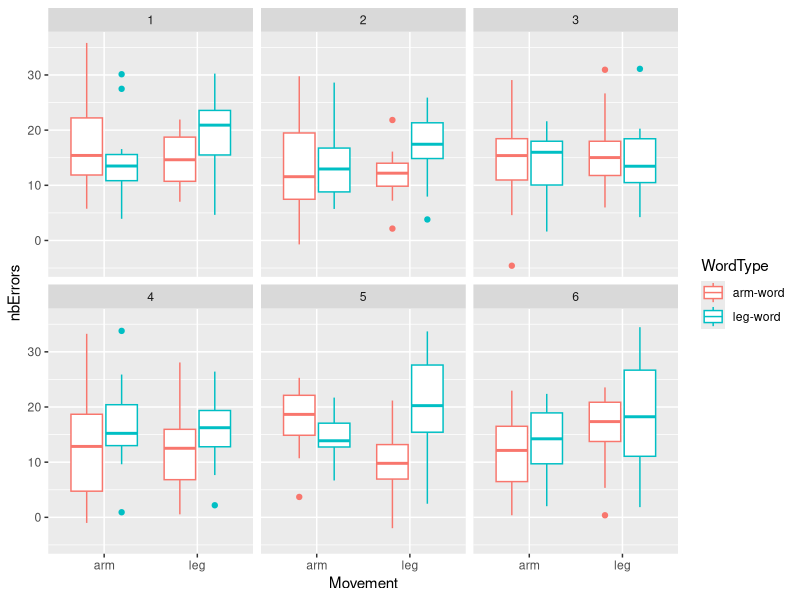
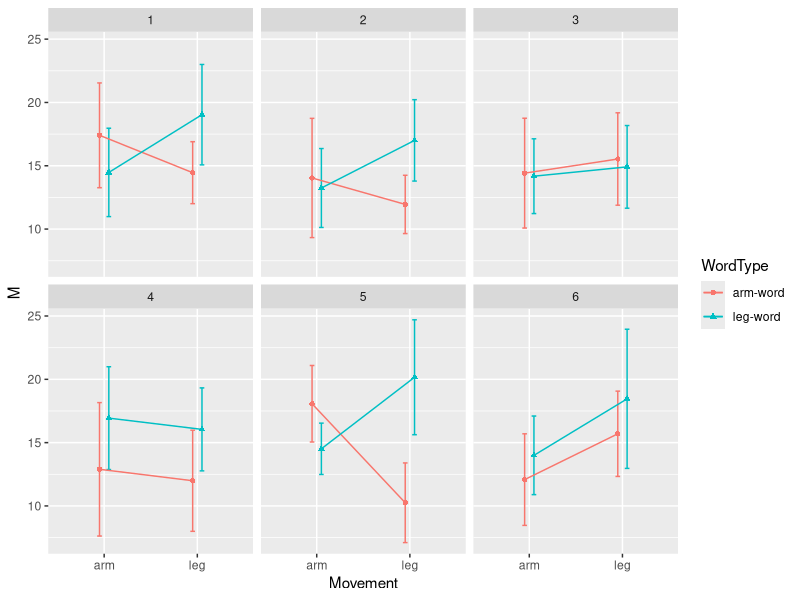

Here is the R script that generated these plots, in order:
## ---- chunk 1
library(knitr)
library(ggplot2)
# library(GGally)
library(plyr)
library(dplyr)
library(mvtnorm)
library(tidyr)
# library(lme4)
knitr::opts_chunk$set(echo = TRUE, fig.height = 3.5)
## ---- chunk 2
sp_means <- expand.grid(WordType = c("arm-word", "leg-word"), Movement = c("arm", "leg"))
sp_means$M <- c(16.5, 14.6, 13.1, 16.9)
sp_means$SD <- c(8.39, 6.66, 6.23, 7.56)
## ---- chunk 3
kable(sp_means)
## ---- chunk 4
rmvnorm(n = 15,  # Number of participants
        mean = sp_means$M,  # The mean of each cell as reported in Table 2
        sigma = diag(sp_means$SD ^ 2)  # vcov matrix obtained by squaring SD's (all off-diagonals = 0)
        )
## ---- chunk 5
# function to simulate one data set
simulate_data <- function(my_n = 15, my_mean = sp_means$M, 
                     my_sigma = diag(sp_means$SD ^ 2)) {
  # simulate data
  rand_data <- rmvnorm(n = my_n, mean = my_mean, sigma = my_sigma)
  # By transposing the data it is stacked participant by participant
  rand_data <- t(rand_data)
  df <- data.frame(rand_data) %>% gather(value = nbErrors)  # to long format
  # Now give sensible column names (NB: data is stacked by participants)
  df$WordType <- c("arm-word", "leg-word")
  df$Movement <- rep(c("arm", "leg"), each = 2)
  df$Subject <- rep(1 : (nrow(df) / 4), each = 4)
  df$key <- NULL
  # Sensible column order
  df <- df %>% select(Subject : nbErrors)
  df
}
## ---- chunk 6
set.seed(159753)
df_example <- rdply(6, simulate_data())
names(df_example)[1] <- "Simulation"
kable(head(df_example))
## ---- chunk 7
ggplot(df_example, aes(x = Movement, y = nbErrors, colour = WordType)) +
  geom_boxplot() + facet_wrap(~ Simulation)
## ---- chunk 8
se <- function(x) { sd(x) / sqrt(length(x)) }
plotCI <- function(df) {
  pd <- position_dodge(0.2) # move them .1 to the left and right
  summ <- df %>% 
    group_by(Simulation, Movement, WordType) %>% 
    summarise(M = mean(nbErrors), SD = sd(nbErrors), SE = se(nbErrors))
  print(head(summ))  # print data summary
  p <- ggplot(summ, 
              aes(x = Movement, y = M, colour = WordType, shape = WordType,
                  group = WordType, ymax = M + 2 * SE, ymin = M - 2 * SE)) +
    geom_point(position = pd) +
    geom_errorbar(position = pd, width = .1) +
    geom_line(position = pd) +
    facet_wrap(~ Simulation)
  p
}
plotCI(df_example)
## ---- chunk 9
# for functions from the plyr family, see
# http://nicercode.github.io/2014-02-13-UNSW/lessons/40-repeating/

# For simulating data from a mvnorm with a cov matrix computed from correlations, see
# https://stats.stackexchange.com/questions/164471/generating-a-simulated-dataset-from-a-correlation-matrix-with-means-and-standard
